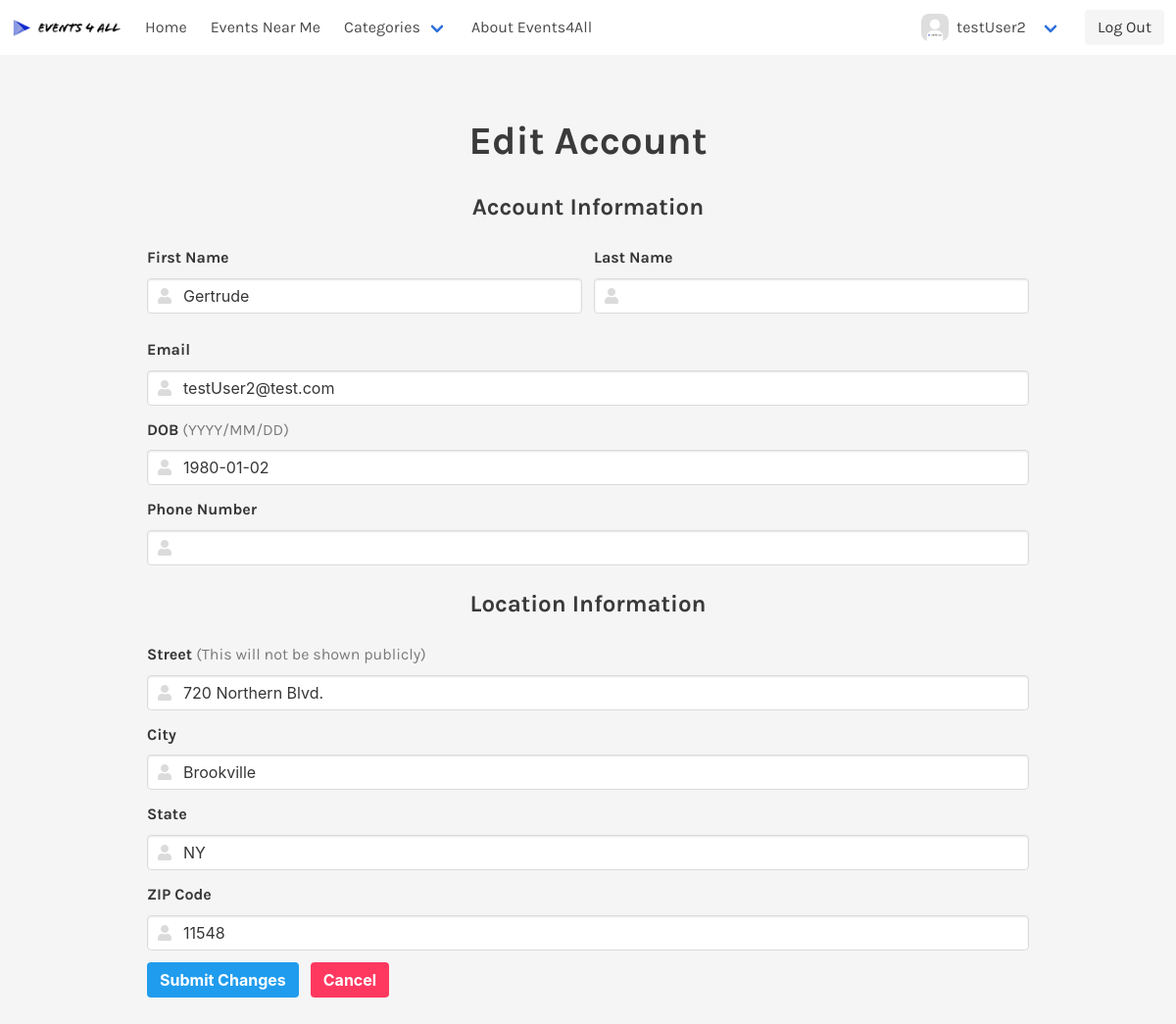
The app's page /editAccount.php (signed in) with its own data.
### tables this page shows
CREATE TABLE `Users` (
  `userID` int(10) UNSIGNED NOT NULL,
  `email` varchar(255) NOT NULL,
  `userName` varchar(255) NOT NULL,
  `userPassword` varchar(255) NOT NULL,
  `firstName` varchar(50) DEFAULT NULL,
  `lastName` varchar(50) DEFAULT NULL,
  `street` varchar(255) DEFAULT NULL,
  `city` varchar(255) DEFAULT NULL,
  `USstate` varchar(255) DEFAULT NULL,
  `zip` int(5) DEFAULT NULL,
  `phone` char(10) DEFAULT NULL,
  `profileImg` varchar(255) DEFAULT NULL,
  `dateOfBirth` date NOT NULL
);

### editAccount.php (the view, shortened to what this page needs)
<!DOCTYPE html>
<html lang="en">
<head>
    <link rel="stylesheet" href="./css/bulma.min.css">
    <link rel="stylesheet" href="./css/style.css">
    <link href="https://unpkg.com/aos@2.3.1/dist/aos.css" rel="stylesheet">
    <link rel="stylesheet" href="https://use.fontawesome.com/releases/v5.8.1/css/all.css">
</head>
<body>
<?php require './navbar.php'; ?>
<?php
if (($loggedon) && ($userID !== NULL) && ($userName !== NULL)) {
    $mysqli = new mysqli("localhost", "TestAdmin", "testadmin1", "EventsForAll");
    $query = "SELECT * FROM Users WHERE userName = '$userName'";
    $result = $mysqli->query($query);
    if ($result->num_rows > 0) {
       while($row = $result->fetch_assoc()) {
            $email = $row["email"];
            $firstName = $row["firstName"];
            $lastName = $row["lastName"];
            $street = $row["street"];
            $city = $row["city"];
            $state = $row["USstate"];
            $zip = $row["zip"];
            $phone = $row["phone"];
            $dob = $row["dateOfBirth"];
       }
    echo "
    <section class='section'>
        <div class='container'>";?>
            <form class='form' method='POST' action='<?php echo htmlspecialchars("./methods/processAccountChanges.php");?>'>
           <?php echo "<h2 class='is-size-2 has-text-weight-bold has-text-centered'>Edit Account</h2>
                <h2 class='is-size-4 has-text-weight-bold has-text-centered'>Account Information</h2>
                <div class='flexTwoFields'>
                    <div class='field'>
                        <label class='label is-size-6'>First Name</label>
                        <div class='control has-icons-left'>
                            <input id='EditName' class='input' name='firstName' required type='text' value='$firstName'>
                            <span class='icon is-small is-left'>
                            </span>
                        </div>
                    </div>
                    <div class='field'>
                        <label class='label is-size-6'>Last Name</label>
                        <div class='control has-icons-left'>
                            <input id='EditName' class='input' name='lastName' required type='text' value='$lastName'>
                            <span class='icon is-small is-left'>
                            </span>
                        </div>
                    </div>
                </div>
                <div class='field'>
                    <label class='label is-size-6'>Email</label>
                    <div class='control has-icons-left'>
                        <input id='EditEmail' class='input' name='email' required type='text' value='$email'>
                        <span class='icon is-small is-left'>
                        </span>
                    </div>
                </div>
                <div class='field'>
                    <label class='label is-size-6'>DOB <span
                            class='has-text-grey has-text-weight-normal'>(YYYY/MM/DD)</span></label>
                    <div class='control has-icons-left'>
                        <input id='EditAccountInformationDOB' name='dob' autocomplete='off' class='input' required type='text'
                            value='$dob'>
                        <span class='icon is-small is-left'>
                        </span>
                    </div>
                </div>
                <div class='field'>
                    <label class='label is-size-6'>Phone Number</label>
                    <div class='control has-icons-left'>
                        <input id='EditAccountInformationPhoneNumber' name='phone' class='input' required type='text'
                            value='$phone'>
                        <span class='icon is-small is-left'>
                        </span>
                    </div>
                </div>
                <h2 class='is-size-4 has-text-weight-bold has-text-centered'>Location Information</h2>
                <div class='field'>
                    <label class='label is-size-6'>Street <span class='has-text-grey has-text-weight-normal'>(This will
                            not be shown publicly)</span>
                    </label>
                    <div class='control has-icons-left'>
                        <input id='EditSteet' class='input' name='street' required type='text' value='$street'>
                        <span class='icon is-small is-left'>
                        </span>
                    </div>
                </div>
                <div class='field'>
                    <label class='label is-size-6'>City</label>
                    <div class='control has-icons-left'>
                        <input id='EditCity' class='input' name='city' required type='text' value='$city'>
                        <span class='icon is-small is-left'>
                        </span>
                    </div>
                </div>
                <div class='field'>
                    <label class='label is-size-6'>State</label>
                    <div class='control has-icons-left'>
                        <input id='EditState' class='input' name='state' required type='text' value='$state'>
                        <span class='icon is-small is-left'>
                        </span>
                    </div>
                </div>
                <div class='field'>
                    <label class='label is-size-6'>ZIP Code</label>
                    <div class='control has-icons-left'>
                        <input id='EditZip' class='input' name='zip' required type='text' value='$zip'>
                        <span class='icon is-small is-left'>
                        </span>
                    </div>
                </div>
                <div class='field is-grouped'>
                    <div class='control'>
                        <button value='submit' type='submit' class='button is-info has-text-weight-bold'>Submit
                            Changes</button>
                    </div>
                    <div class='control'>
                        <button class='button is-danger is-light has-text-weight-bold'>Cancel</button>
                    </div>
                </div>
            </form>
        </div>
    </section>
     ";
  }
 else {
     echo "Something Went wrong";
 }
}
?>
</body>
</html>

### css/style.css (style rules this page uses)
* { padding: 0; margin: 0; -webkit-box-sizing: border-box; box-sizing: border-box; }
body { font-family: 'Karla', sans-serif; background-color: #f5f5f5; color: #3A3A3A; overflow-x: hidden; overflow: hidden; -webkit-transition: all .5s; transition: all .5s; line-height: 1.6; }
h1, h2, h3, h4, h5, h6, p { padding: .5rem; }
form { max-width: 900px; margin: 0 auto; }
.field { margin-bottom: .75rem; }
.label { margin-top: .75rem; }
.flexTwoFields { display: -webkit-box; display: -ms-flexbox; display: flex; -webkit-box-pack: center; -ms-flex-pack: center; justify-content: center; -webkit-box-align: center; -ms-flex-align: center; align-items: center; }
.flexTwoFields .field:nth-child(1) { padding-right: 6px; }
.flexTwoFields .field:nth-child(2) { padding-left: 6px; }
.flexTwoFields > * { -webkit-box-flex: 1; -ms-flex: 1; flex: 1; -ms-flex-item-align: center; -ms-grid-row-align: center; align-self: center; -ms-grid-column-align: center; justify-self: center; }

### records on screen
users: firstName "Gertrude", email "testUser2@test.com", dob "1980-01-02", street "720 Northern Blvd.", city "Brookville", state "NY", zip "11548"

### other values on screen
$userName "testUser2"
